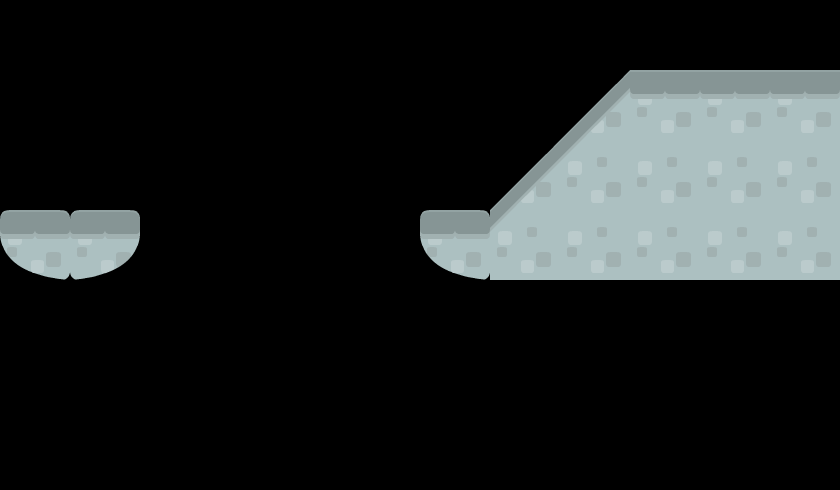

This is a level from a 2D game, rendered from its Tiled map with the project's own tilesets. A one-line summary and the map file follow, with tile-layer data summarised:
An orthogonal 12x7 tile map with 70x70 px tiles, 1 tile layer (level 1 (beer)), 11 hidden layers not drawn, 2 tilesets.

<map version="1.0" orientation="orthogonal" width="12" height="7" tilewidth="70" tileheight="70">
 <tileset firstgid="1" name="Tiles" tilewidth="70" tileheight="70" spacing="2">
  <image source="../Assets/Kenney/Base pack/Tiles/tiles_spritesheet.png" trans="ff11b4" width="914" height="936" />
 </tileset>
 <tileset firstgid="157" name="castle_bg" tilewidth="256" tileheight="256">
  <image source="../Assets/Kenney/Base pack/bg_castle.png" trans="ff11b4" width="256" height="256" />
 </tileset>
 <layer name="level 12" width="12" height="7" visible="0">
  <data>[84 cells, 28 non-empty, 7 distinct tile ids]</data>
 </layer>
 <layer name="level 13 (data sheet)" width="12" height="7" visible="0">
  <data>[84 cells, 30 non-empty, 6 distinct tile ids]</data>
 </layer>
 <layer name="level 11" width="12" height="7" visible="0">
  <data>[84 cells, 26 non-empty, 5 distinct tile ids]</data>
 </layer>
 <layer name="level 7" width="12" height="7" visible="0">
  <data>[84 cells, 24 non-empty, 5 distinct tile ids]</data>
 </layer>
 <layer name="level 8" width="12" height="7" visible="0">
  <data>[84 cells, 13 non-empty, 6 distinct tile ids]</data>
 </layer>
 <layer name="level 9 (energy crystals)" width="12" height="7" visible="0">
  <data>[84 cells, 21 non-empty, 5 distinct tile ids]</data>
 </layer>
 <layer name="level 6" width="12" height="7" visible="0">
  <data>[84 cells, 20 non-empty, 4 distinct tile ids]</data>
 </layer>
 <layer name="level 5" width="12" height="7" visible="0">
  <data>[84 cells, 20 non-empty, 5 distinct tile ids]</data>
 </layer>
 <layer name="level 4" width="12" height="7" visible="0">
  <data>[84 cells, 40 non-empty, 5 distinct tile ids]</data>
 </layer>
 <layer name="level 3" width="12" height="7" visible="0">
  <data>[84 cells, 9 non-empty, 3 distinct tile ids]</data>
 </layer>
 <layer name="level 2" width="12" height="7" visible="0">
  <data>[84 cells, 21 non-empty, 7 distinct tile ids]</data>
 </layer>
 <layer name="level 1 (beer)" width="12" height="7">
  <data>[84 cells, 17 non-empty, 6 distinct tile ids]</data>
 </layer>
</map>
